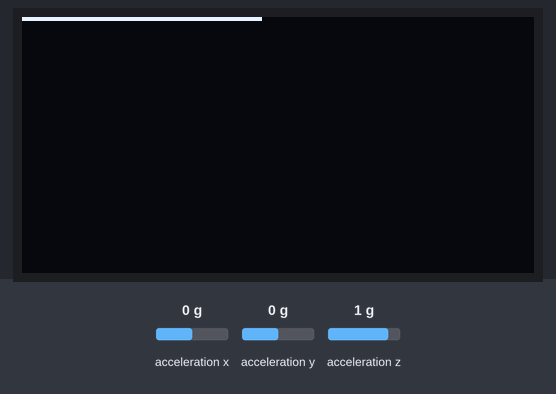
Recording of a sketch running on a simulated Arduino Uno, built with avr-gcc and run on an emulated ATmega328P. On the bench: 128×64 one-colour display. Wiring (inferred from the names in the program): ADXL345 accelerometer at I2C address 0x53. Inputs (shaded band) come from the test bench; at power-on: acceleration x 0 g, acceleration y 0 g, acceleration z 1 g.

Above: at 1.2 s.
1.3 s: acceleration x set to -1.4 g
At 2.62 s:
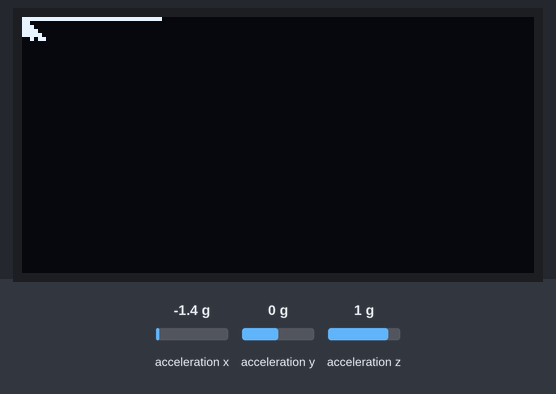
2.9 s: acceleration y set to 1.4 g
At 4.8 s:
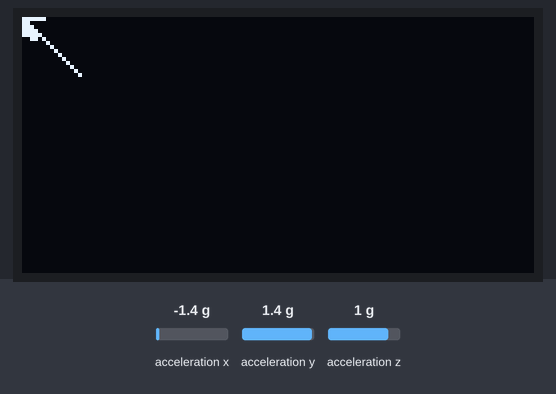
5.6 s: acceleration x set to -0.8 g
At 7.65 s:
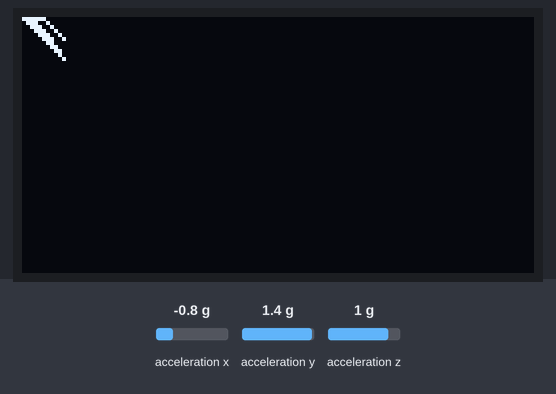
7.7 s: acceleration y set to -0.8 g
At 8.27 s:
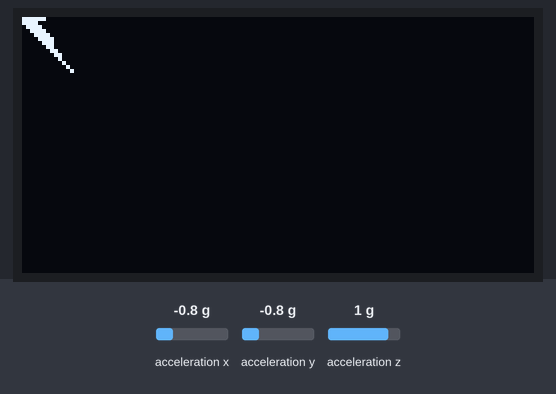
Timing chart, 0 to 10.6 s (numbered marks = the images above; inputs shaded):
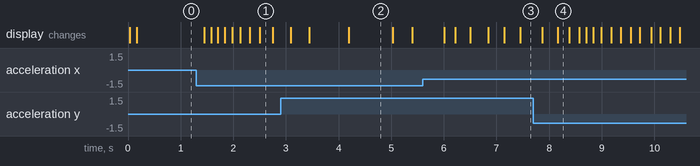

The sketch:

Waterdrop.ino
```cpp
/*
* Fil: Waterdrop.ino
* Creator: Lucas Norrflod
* Date: 6/2-2025
* This code simulate water in a 2d space with an accelerometer and displays it on an oled screen.
*/

//included libraries
#include "U8glib.h"
#include "Wire.h"

// ADXL345 I2C address is 0x53(83)
int ADXL345 = 0x53;  // The ADXL345 sensor I2C address

float X_out, Y_out, Z_out;   // Outputs
const int numofdrops = 60;   //The number of drops that will appear on screen
float xincline;              //incline recieved from ADXL345 sensor on the x axis
float yincline;              //incline recieved from ADXL345 sensor on the y axis
float drops[numofdrops][6];  // [Which drop][x-position; y-position; x-acceleration; y-acceleration; x-velocity; y-velocity]

const float maxAcc = 50;  //The highest acceleration that the waterdrops can recieve. An acceleration of 100 means increasing the velocity by 1.

U8GLIB_SSD1306_128X64 u8g(U8G_I2C_OPT_NO_ACK);  //instantiating the object

void setup() {
  Wire.begin();  // Initiates the Wire library

  // Set ADXL345 in measuring mode
  Wire.beginTransmission(ADXL345);  // Start communicating with the device
  Wire.write(0x2D);                 // Access/ talk to POWER_CTL Register - 0x2D
  // Enable measurement
  Wire.write(8);  // (8dec -> 0000 1000 binary) Bit D3 High for measuring enable
  Wire.endTransmission();
  delay(10);
  //This loop creates the starting position for each drop.
  for (int x = 0; x < numofdrops; x++) {
    drops[x][0] = x;
  }
  u8g.nextPage();
}

void loop() {
  // === Read acceleromter data === //
  Wire.beginTransmission(ADXL345);
  Wire.write(0x32);  // Start with register 0x32 (ACCEL_XOUT_H)
  Wire.endTransmission(false);
  Wire.requestFrom(ADXL345, 6, true);        // Read 6 registers total, each axis value is stored in 2 registers
  X_out = (Wire.read() | Wire.read() << 8);  // X-axis value
  X_out = X_out / 256;                       //For a range of +-2g, we need to divide the raw values by 256, according to the datasheet
  Y_out = (Wire.read() | Wire.read() << 8);  // Y-axis value
  Y_out = Y_out / 256;
  Z_out = (Wire.read() | Wire.read() << 8);  // Z-axis value
  Z_out = Z_out / 256;


  xincline = X_out;  //Assigns the output from the accelerometer's x-axis
  yincline = Y_out;  //Assigns the output from the accelerometer's y-axis

  //This for-loop calculates all the values for every drop.
  for (int i = 0; i < numofdrops; i++) {
    drops[i][2] = map(xincline * 100, -93, 107, -maxAcc, maxAcc);  //Maps the incline value and assigns it to the x-acceration
    drops[i][3] = map(yincline * 100, -110, 90, maxAcc, -maxAcc);  //Maps the incline value and assigns it to the y-acceration

    //calculates drop velocity
    drops[i][4] += drops[i][2] / 100;
    drops[i][5] += drops[i][3] / 100;

    //Friction function
    drops[i][4] = friction(drops[i][4]);
    drops[i][5] = friction(drops[i][5]);

    //Räknar ut pixel koordinat
    drops[i][0] += drops[i][4];
    drops[i][1] += drops[i][5];

    //All these if-statements check if the posiyion of any drop is outside screen.
    if (drops[i][0] < 0) {
      drops[i][0] = 0;  //sets the x-position to 0
      drops[i][2] = 0;  //sets the x-velocity to 0
      drops[i][4] = 0;  //sets the x-acceleration to 0
    } else if (drops[i][0] > 123) {
      drops[i][0] = 123;  //sets the x-position to 123
      drops[i][2] = 0;    //sets the x-velocity to 0
      drops[i][4] = 0;    //sets the x-acceleration to 0
    }
    if (drops[i][1] < 0) {
      drops[i][1] = 0;  //sets the y-position to 0
      drops[i][3] = 0;  //sets the x-velocity to 0
      drops[i][5] = 0;  //sets the x-acceleration to 0
    } else if (drops[i][1] > 63) {
      drops[i][1] = 63;  //sets the y-position to 63
      drops[i][3] = 0;   //sets the x-velocity to 0
      drops[i][5] = 0;   //sets the x-acceleration to 0
    }
    delay(1);
  }

  //Runs a function which updates the drops array to not have any drop with the same position.
  drops[numofdrops][6] = samepos(drops);

  //Draws out the drops
  u8g.firstPage();
  do {
    for (int i = 0; i < numofdrops; i++) {
      u8g.drawPixel(drops[i][0], drops[i][1]);
    }
  } while (u8g.nextPage());
}

/*
*Creates a friction for the drop and returns the velocity
*Parameters: Velocity in float
*/
float friction(float Vel) {
  if (Vel < 0) { //Checks if velocity is negative
    Vel += 0.05; //reduces velocity
    if (Vel > 0) { //checks if velocity is reduced passed 0
      Vel = 0;
    }
  } else {
    Vel -= 0.05; //reduces the velocity
    if (Vel < 0) { //checks if velocity is reduced passed 0
      Vel = 0;
    }
  }
  return Vel;
}


/*
*Checks if any drop has the same position and changes the position if they have.
*Parameter: An array with [Which drop][x-position; y-position; x-acceleration; y-acceleration; x-velocity; y-velocity]
*/
int samepos(float arr[numofdrops][6]) {
  for (int i = 0; i < numofdrops; i++) { //Goes through every drop
    for (int u = i + 1; u < numofdrops; u++) { //
      if (arr[u][0] == arr[i][0]) {
        if (arr[u][1] == arr[i][1]) {
          if (arr[u][0] >= 60) {    //The if-statement looks if the drop is in the right or left half of the screen
            if (arr[u][1] <= 30) {  //The if-statement looks if the drop is in the upper or lower half of the screen
              arr[u][1] += 1; //changes y-position
            } else {
              arr[u][1] -= 1; //changes y-position
            }
            arr[u][0] -= 1; //changes x-position
          } else {
            if (arr[u][1] <= 30) {  //The if-statement looks if the drop is in the upper or lower half of the screen
              arr[u][1] += 1; //changes y-position
            } else {
              arr[u][1] -= 1; //changes y-position
            }
            arr[u][0] += 1; //changes x-position
          }
          i = 0;
        }
      }
    }
  }
  return arr;
}
```

Measured:
- after the input at 1.3 s, the display: first changes after 0.15 s (image 1 shows a later state)
